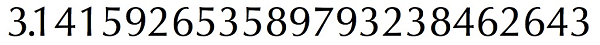
#> input picture 005_real_time/Images/NumberRecognition/piReduced1.png, 600 x 45 px
$ python numberRecognitionTest3.py
#> lines starting #> are read from the running program, lines starting #| are printed output that depends on the picture; after the words box and inside, x2 and y2 are one past the last pixel; in counts of white or black regions, pixels touching at a corner belong together
### 005_real_time/vision.py
import cv2 as cv
import numpy as np
import pyautogui
from time import sleep, time
from enum import Enum


class Vision:

    # properties
    gold = 0
    method = None
    tftChampionPoolSizes = [(0, 0), (1, 14), (14, 27), (27, 40), (40, 52), (52, 60), (60, 64)]
    #tftUnitPositions = [(850, 880), (1115, 1145), (1385, 1415), (1655, 1685), (1925, 1955)]

    # constructor
    def __init__(self, method=cv.TM_CCOEFF_NORMED, gold = 0):
        self.method = method
        self.gold = gold

    # [132 lines left out: functions findClickPositions, identifyUnit, findShopUnits, getCrop, buyShopUnit, not called in this run]

    def updateGold(self, haystack_img):
        print('current gold: ' + self.gold)
        cropped_img = haystack_img[1380 : 1432, 837 : 2217]


class TFTChampions(Enum):
    NOCHAMPION = 0
    CASSIOPEIA = 1
    CHOGATH = 2
    IRELIA = 3
    JHIN = 4
    KAYLE = 5
    MALZAHAR = 6
    MAOKAI = 7
    ORIANNA = 8
    POPPY = 9
    RENEKTON = 10
    SAMIRA = 11
    TRISTANA = 12
    VIEGO = 13
    ASHE = 14
    GALIO = 15
    JINX = 16
    KASSADIN = 17
    KLED = 18
    SETT = 19
    SORAKA = 20
    SWAIN = 21
    TALIYAH = 22
    TEEMO = 23
    VI = 24
    WARWICK = 25
    ZED = 26
    AKSHAN = 27
    DARIUS = 28
    EKKO = 29
    GAREN = 30
    JAYCE = 31
    KALISTA = 32
    KARMA = 33
    KATARINA = 34
    LISSANRA = 35
    REKSAI = 36
    SONA = 37
    TARIC = 38
    VELKOZ = 39
    APHELIOS = 40
    AZIR = 41
    GWEN = 42
    JARVAN = 43
    KAISA = 44
    LUX = 45
    NASUS = 46
    SEJUANI = 47
    SHEN = 48
    URGOT = 49
    YASUO = 50
    ZERI = 51
    AATROX = 52
    AHRI = 53
    BELVETH = 54
    HEIMERDINGER = 55
    KSANTE = 56
    RYZE = 57
    SENNA = 58
    SION = 59
    GOLDINATOR = 60
    MECHANOSWARM = 61
    SELFREPAIR = 62
    SHRINKMODULE = 63

### 005_real_time/numberRecognitionTest3.py
import cv2 as cv
import numpy as np
from time import time
from vision import Vision

vision_thing = Vision()
counter = 1
totalTime = 0
while counter < 10:
    loop_time = time()
    im = cv.imread('Images/NumberRecognition/piReduced' + str(counter) + '.png')
#> im is the input picture: shape (45, 600, 3); mean B, G, R 214.2, 214.5, 214.3
    #out = np.zeros(im.shape,np.uint8)
    gray = cv.cvtColor(im,cv.COLOR_BGR2GRAY)
    thresh = cv.adaptiveThreshold(gray,255,1,1,11,2)
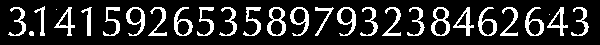
#> thresh: shape (45, 600); 16.7% white; 28 white regions (2 under 20 px)

    contours,hierarchy = cv.findContours(thresh,cv.RETR_LIST,cv.CHAIN_APPROX_SIMPLE)
#> contours = 41 contours, 3 with area under 20; largest, box (x1, y1, x2, y2) and area: (267, 7, 286, 36) 394, (431, 7, 450, 36) 392, (337, 7, 356, 36) 289, (126, 7, 145, 36) 288, (290, 7, 309, 36) 284
    outputString = []
    for cnt in contours:
        if cv.contourArea(cnt)>50:
            [x,y,w,h] = cv.boundingRect(cnt)
            if h > 28:
                for i in range(1, 10):
                    temp_im = im[y-2 : y+h+2, x : x+h-8]
                    temp_im = cv.cvtColor(temp_im, cv.COLOR_BGR2GRAY)
                    needle_img = cv.imread('Images/NumberRecognition/pi' + str(i) + '.png')
#> (the run stopped early here; a loop or call above may not have finished)

$ run again, with 005_real_time/Images/NumberRecognition/piReduced3.png copied over 005_real_time/Images/NumberRecognition/piReduced1.png
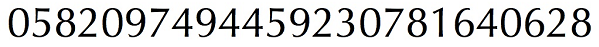
#> input picture 005_real_time/Images/NumberRecognition/piReduced3.png, 599 x 47 px
#> im is the input picture: shape (47, 599, 3); mean B, G, R 213.3, 213.6, 213.4
#> `thresh = cv.adaptiveThreshold(gray,255,1,1,11,2)`:
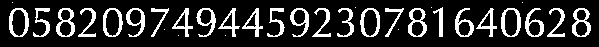
#> thresh: shape (47, 599); 17% white; 33 white regions (8 under 20 px)
#> contours = 53 contours, 9 with area under 20; largest, box (x1, y1, x2, y2) and area: (9, 8, 29, 37) 456, (501, 8, 521, 37) 455, (360, 8, 380, 37) 452, (103, 8, 123, 37) 448, (572, 8, 591, 37) 396

$ run again, with 005_real_time/Images/NumberRecognition/piReduced4.png copied over 005_real_time/Images/NumberRecognition/piReduced1.png
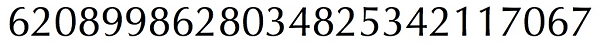
#> input picture 005_real_time/Images/NumberRecognition/piReduced4.png, 600 x 45 px
#> im is the input picture: shape (45, 600, 3); mean B, G, R 212.3, 212.5, 212.3
#> `thresh = cv.adaptiveThreshold(gray,255,1,1,11,2)`:
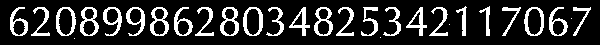
#> thresh: shape (45, 600); 17.5% white; 29 white regions (4 under 20 px)
#> contours = 47 contours, 4 with area under 20; largest, box (x1, y1, x2, y2) and area: (243, 7, 263, 36) 456, (56, 7, 76, 36) 450, (524, 7, 544, 36) 450, (220, 7, 239, 36) 396, (80, 7, 99, 36) 394

$ run again, with 005_real_time/Images/NumberRecognition/piReduced5.png copied over 005_real_time/Images/NumberRecognition/piReduced1.png
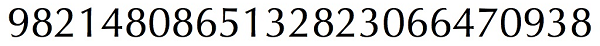
#> input picture 005_real_time/Images/NumberRecognition/piReduced5.png, 600 x 46 px
#> im is the input picture: shape (46, 600, 3); mean B, G, R 212.2, 212.5, 212.4
#> `thresh = cv.adaptiveThreshold(gray,255,1,1,11,2)`:
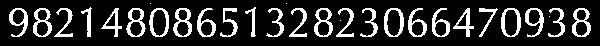
#> thresh: shape (46, 600); 17.5% white; 29 white regions (4 under 20 px)
#> contours = 49 contours, 4 with area under 20; largest, box (x1, y1, x2, y2) and area: (384, 8, 404, 37) 458, (501, 8, 521, 37) 455, (149, 8, 169, 37) 448, (572, 8, 591, 37) 396, (33, 8, 52, 37) 396
#> x = 575; y = 21; w = 13; h = 16
